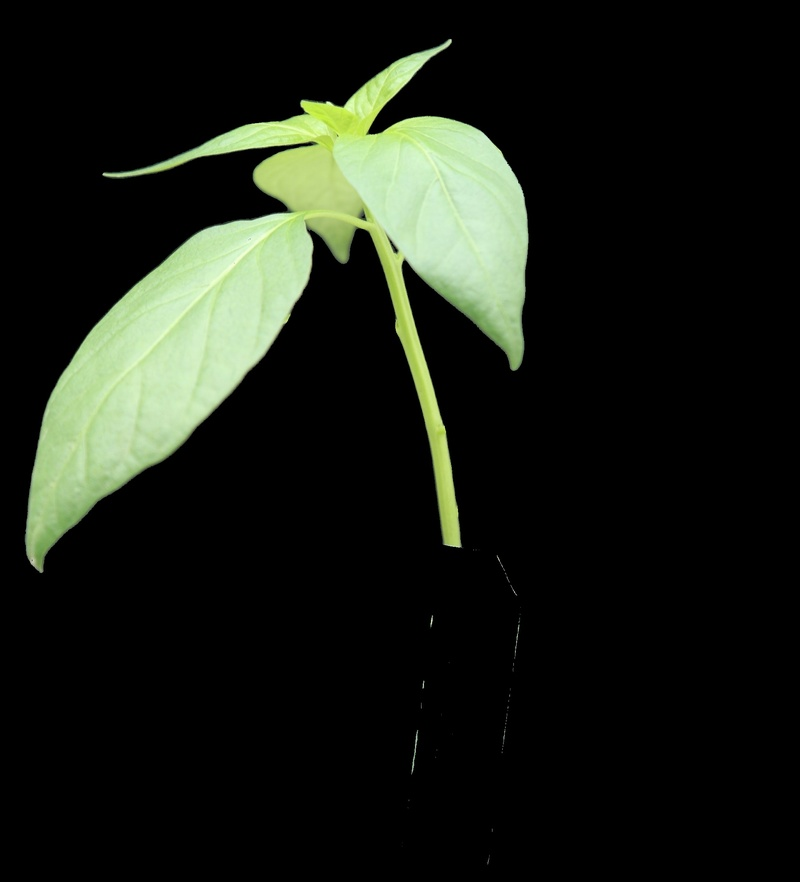
#> input picture segmented_images/test2.JPG, 800 x 882 px, shrunk from 1951 x 2150 before the run, found by its file name
$ jupyter execute metrics.ipynb
#> lines starting #> are read from the running program, lines starting #| are printed output that depends on the picture; after the words box and inside, x2 and y2 are one past the last pixel; in counts of white or black regions, pixels touching at a corner belong together
[cell 1]
import cv2
import numpy as np
import matplotlib.pyplot as plt

[cell 2]
def compute_leaf_metrics(segmented_image, mask):
    mask = (mask > 0).astype(np.uint8)
    leaf_pixels = cv2.bitwise_and(segmented_image, segmented_image, mask=mask)
    hsv = cv2.cvtColor(leaf_pixels, cv2.COLOR_BGR2HSV)

    total_leaf = np.count_nonzero(mask)

    # -------------------------
    # Healthy Green Coverage
    # -------------------------
    # lower_green = np.array([35, 40, 40])   # tighter range
    # upper_green = np.array([85, 255, 255])
    lower_green = np.array([40, 40, 40])   # H≈60°
    upper_green = np.array([90, 255, 255]) # H≈140°
    green_mask = cv2.inRange(hsv, lower_green, upper_green)

    hgc = np.count_nonzero(green_mask) / total_leaf * 100

    # -------------------------
    # Yellow + Brown Coverage
    # -------------------------
    # yellow
    lower_yellow = np.array([20, 40, 40])
    upper_yellow = np.array([35, 255, 255])
    yellow_mask = cv2.inRange(hsv, lower_yellow, upper_yellow)

    # brown (low V, mid hue)
    lower_brown = np.array([0, 30, 20])
    upper_brown = np.array([30, 255, 100])
    brown_mask = cv2.inRange(hsv, lower_brown, upper_brown)

    yb_mask = cv2.bitwise_or(yellow_mask, brown_mask)
    yb = np.count_nonzero(yb_mask) / total_leaf * 100

    # -------------------------
    # Damage %
    # -------------------------
    contours, _ = cv2.findContours(mask, cv2.RETR_EXTERNAL, cv2.CHAIN_APPROX_SIMPLE)
    leaf_area = sum([cv2.contourArea(c) for c in contours])
    hull = cv2.convexHull(np.vstack(contours))
    hull_area = cv2.contourArea(hull)
    dmg = (hull_area - leaf_area) / hull_area * 100
    hci = leaf_area / hull_area

    # -------------------------
    # Foreign Matter %
    # -------------------------
    foreign_mask = mask.copy()
    foreign_mask[green_mask > 0] = 0
    foreign_mask[yb_mask > 0] = 0
    fm = np.count_nonzero(foreign_mask) / total_leaf * 100

    return {
        "HGC%": round(hgc, 2),
        "YB%": round(yb, 2),
        "DMG%": round(dmg, 2),
        "HCI": round(hci, 2),
        "FM%": round(fm, 2)
    }

[cell 3]
def metric_to_grade(metrics):
    HGC = metrics['HGC%']
    YB  = metrics['YB%']
    DMG = metrics['DMG%']
    HCI = metrics['HCI']
    FM  = metrics['FM%']

    # Healthy Green Coverage (HGC%)
    if HGC >= 95:
        g_HGC = 0
    elif HGC >= 90:
        g_HGC = 1
    elif HGC >= 80:
        g_HGC = 2
    elif HGC >= 60:
        g_HGC = 3
    else:
        g_HGC = 4

    # Yellow/Brown Coverage (YB%)
    if YB <= 1:
        g_YB = 0
    elif YB <= 3:
        g_YB = 1
    elif YB <= 7:
        g_YB = 2
    elif YB <= 15:
        g_YB = 3
    else:
        g_YB = 4

    # Damage %
    if DMG <= 0.5:
        g_DMG = 0
    elif DMG <= 2:
        g_DMG = 1
    elif DMG <= 5:
        g_DMG = 2
    elif DMG <= 10:
        g_DMG = 3
    else:
        g_DMG = 4

    # Hull Convexity Index
    if HCI >= 0.97:
        g_HCI = 0
    elif HCI >= 0.95:
        g_HCI = 1
    elif HCI >= 0.92:
        g_HCI = 2
    elif HCI >= 0.88:
        g_HCI = 3
    else:
        g_HCI = 4

    # Foreign Matter %
    if FM <= 0.2:
        g_FM = 0
    elif FM <= 0.5:
        g_FM = 1
    elif FM <= 1.0:
        g_FM = 2
    elif FM <= 2.0:
        g_FM = 3
    else:
        g_FM = 4

    # Final grade = worst score (max now, since 0=best and 4=worst)
    print(f"g_HGC: {g_HGC}, g_YB: {g_YB}, g_DMG: {g_DMG}, g_HCI: {g_HCI}, g_FM: {g_FM}")
    final_grade = min(g_HGC, g_YB, g_DMG, g_HCI, g_FM)

    return final_grade

[cell 4]
seg_img = cv2.imread("segmented/test2.JPG")
#> seg_img is the input picture: shape (882, 800, 3); mean B, G, R 21.4, 29.7, 25.3
gray = cv2.cvtColor(seg_img, cv2.COLOR_BGR2GRAY)
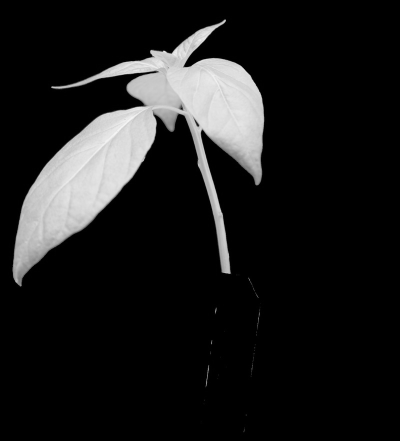
#> gray: shape (882, 800) (shown at 1/2 size); min 0, max 247, mean 27.4
_, mask = cv2.threshold(gray, 1, 255, cv2.THRESH_BINARY)
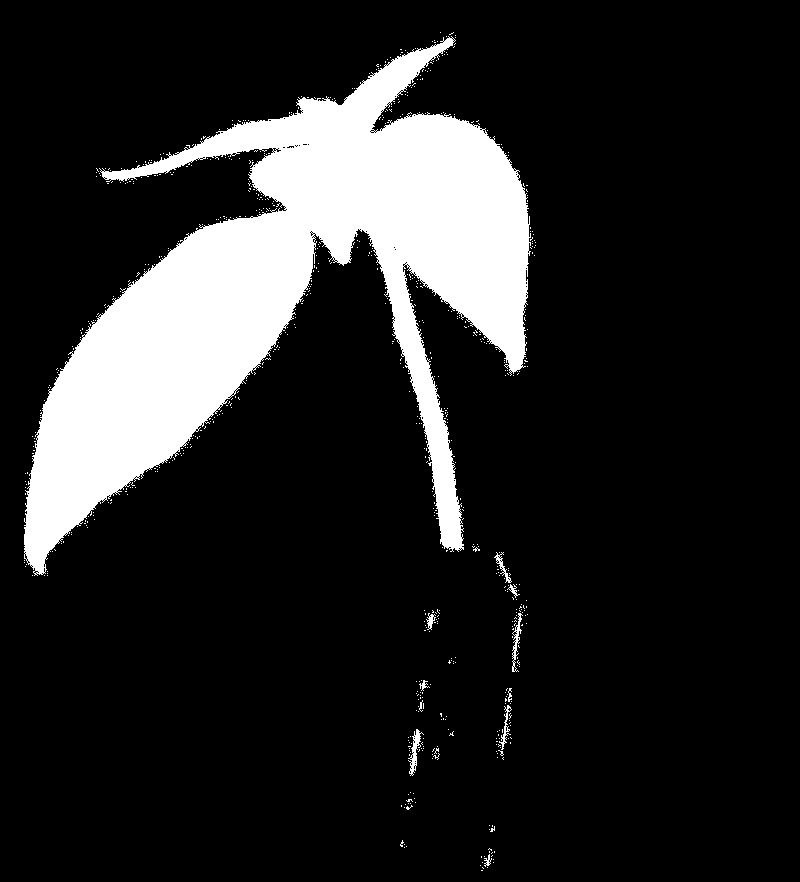
#> mask: shape (882, 800); 14.6% white; 685 white regions (674 under 20 px), largest, box (x1, y1, x2, y2) and area: (24, 36, 531, 576) 101080, (408, 729, 424, 776) 246, (512, 613, 523, 672) 197
plt.imshow(mask, cmap="gray")
plt.title("Leaf Mask")
plt.axis("off")
plt.show()

[cell 5]
metrics = compute_leaf_metrics(seg_img, mask)
#> in compute_leaf_metrics, `total_leaf = np.count_nonzero(mask)`: total_leaf = 103212
#> in compute_leaf_metrics, `green_mask = cv2.inRange(hsv, lower_green, upper_green)`:
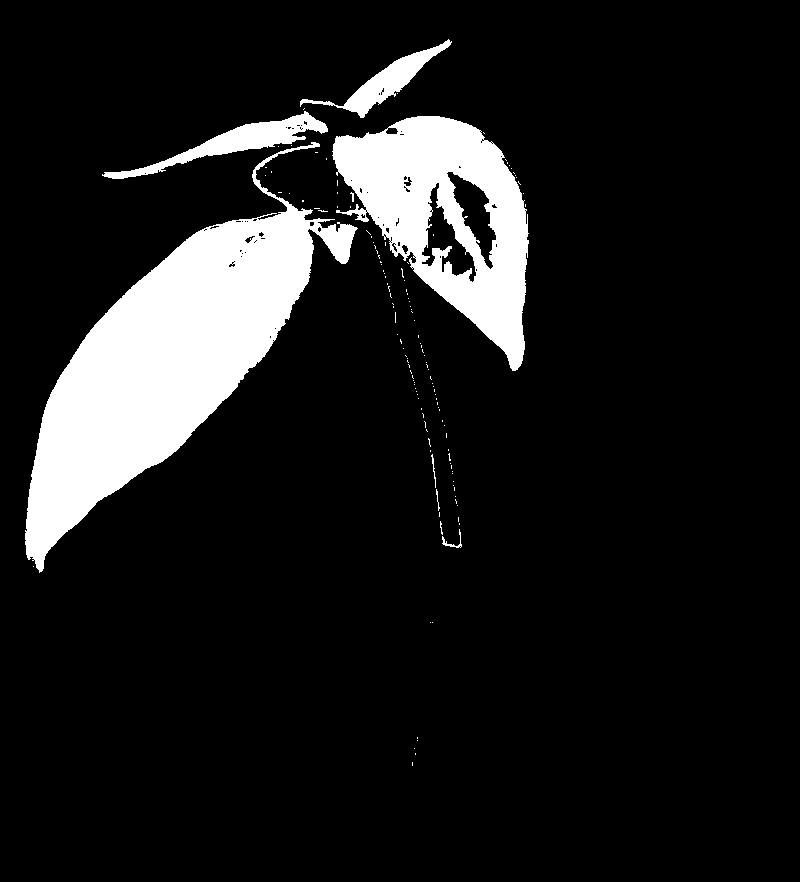
#> green_mask: shape (882, 800); 11.1% white; 133 white regions (125 under 20 px), largest, box (x1, y1, x2, y2) and area: (25, 142, 358, 573) 48046, (332, 116, 529, 371) 24016, (102, 111, 328, 179) 3434
#> in compute_leaf_metrics, `hgc = np.count_nonzero(green_mask) / total_leaf * 100`: hgc = 76.03
#> in compute_leaf_metrics, `yellow_mask = cv2.inRange(hsv, lower_yellow, upper_yellow)`:
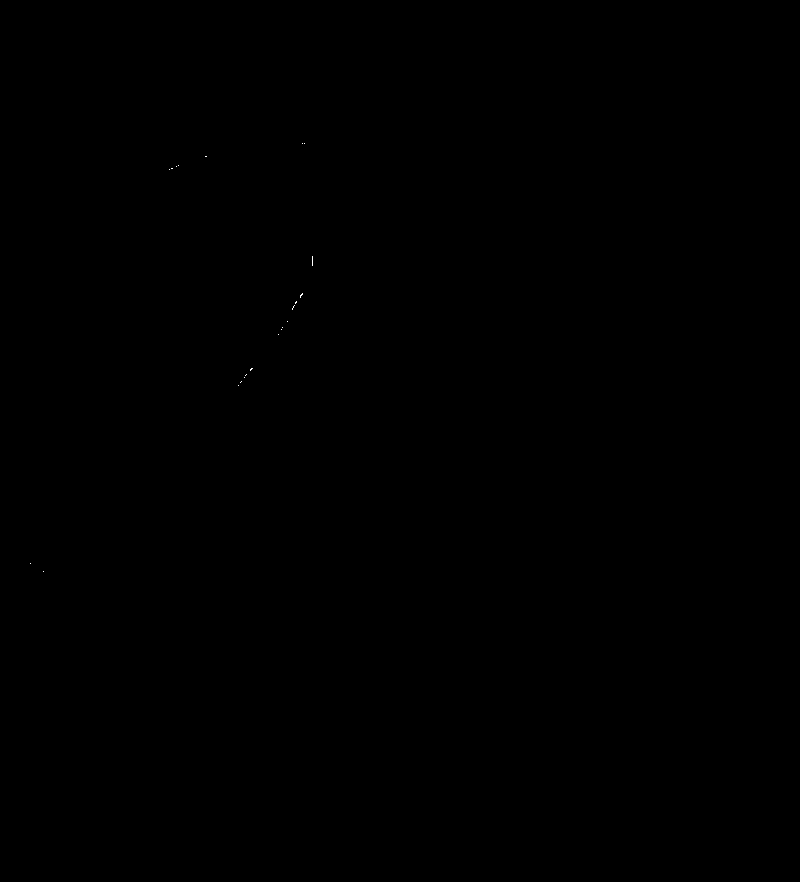
#> yellow_mask: shape (882, 800); 0.01% white in thin lines or dots, all inside (x1, y1, x2, y2) = (30, 143, 313, 572)
#> in compute_leaf_metrics, `yb = np.count_nonzero(yb_mask) / total_leaf * 100`: yb = 0.0543
#> in compute_leaf_metrics, `contours, _ = cv2.findContours(mask, cv2.RETR_EXTERNAL, cv2.CHAIN_APPR..`: contours = 685 contours, 676 with area under 20; largest, box (x1, y1, x2, y2) and area: (24, 36, 531, 576) 99366, (408, 729, 424, 776) 200, (512, 613, 523, 672) 148, (494, 552, 512, 583) 92, (499, 705, 512, 750) 84
#> in compute_leaf_metrics, `leaf_area = sum([cv2.contourArea(c) for c in contours])`: leaf_area = 100099.5
#> in compute_leaf_metrics, `hull = cv2.convexHull(np.vstack(contours))`: hull = contour of 22 points, box (x1, y1, x2, y2) (24, 32, 536, 871), area 306922
#> in compute_leaf_metrics, `hull_area = cv2.contourArea(hull)`: hull_area = 306921.5
#> in compute_leaf_metrics, `dmg = (hull_area - leaf_area) / hull_area * 100`: dmg = 67.39
#> in compute_leaf_metrics, `hci = leaf_area / hull_area`: hci = 0.326
#> in compute_leaf_metrics, `foreign_mask[green_mask > 0] = 0`:
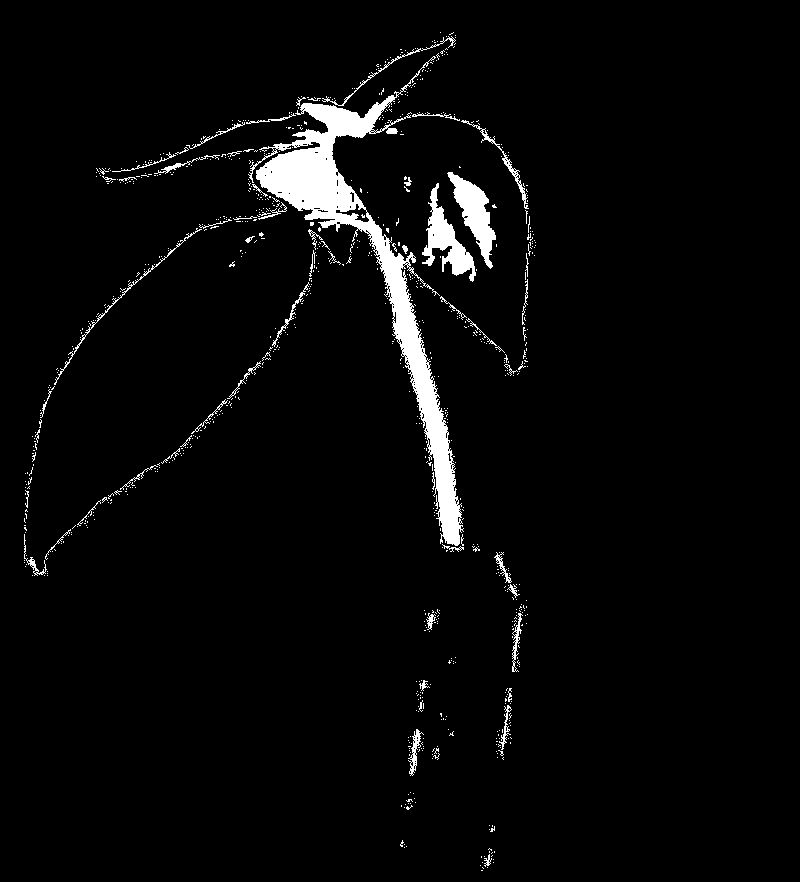
#> foreign_mask: shape (882, 800); values 0 (black) and 1 (white), 3.5% white; 841 white regions (784 under 20 px), largest, box (x1, y1, x2, y2) and area: (248, 56, 464, 546) 14713, (422, 183, 476, 282) 1827, (447, 172, 496, 269) 1823
#> in compute_leaf_metrics, `fm = np.count_nonzero(foreign_mask) / total_leaf * 100`: fm = 23.91
#> metrics = {'HGC%': 76.03, 'YB%': 0.05, 'DMG%': 67.39, 'HCI': 0.33, 'FM%': 23.91}
print(metrics)
#| {'HGC%': 76.03, 'YB%': 0.05, 'DMG%': 67.39, 'HCI': 0.33, 'FM%': 23.91}

[cell 6]
metric_to_grade(metrics)
#> in metric_to_grade, `HGC = metrics['HGC%']`: HGC = 76.03
#> in metric_to_grade, `YB  = metrics['YB%']`: YB = 0.05
#> in metric_to_grade, `DMG = metrics['DMG%']`: DMG = 67.39
#> in metric_to_grade, `HCI = metrics['HCI']`: HCI = 0.33
#> in metric_to_grade, `FM  = metrics['FM%']`: FM = 23.91
#> Out = 0

$ run again, with segmented_images/test1.JPG copied over segmented_images/test2.JPG
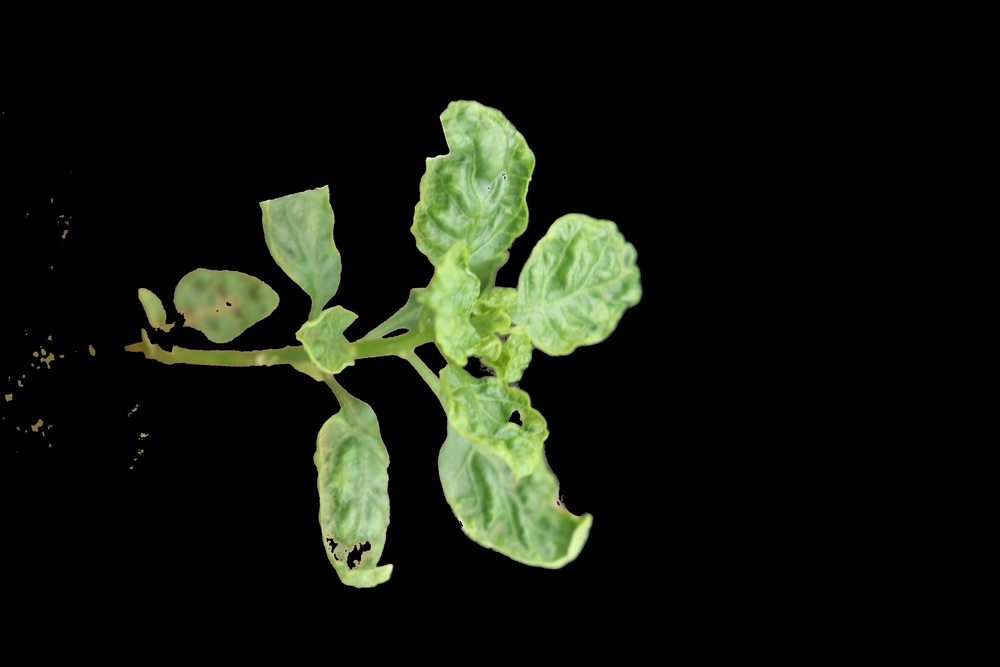
#> input picture segmented_images/test1.JPG, 1000 x 667 px, shrunk from 2976 x 1984 before the run, found by its file name
#> seg_img is the input picture: shape (667, 1000, 3); mean B, G, R 14.7, 24.6, 20.3
#> `_, mask = cv2.threshold(gray, 1, 255, cv2.THRESH_BINARY)`:
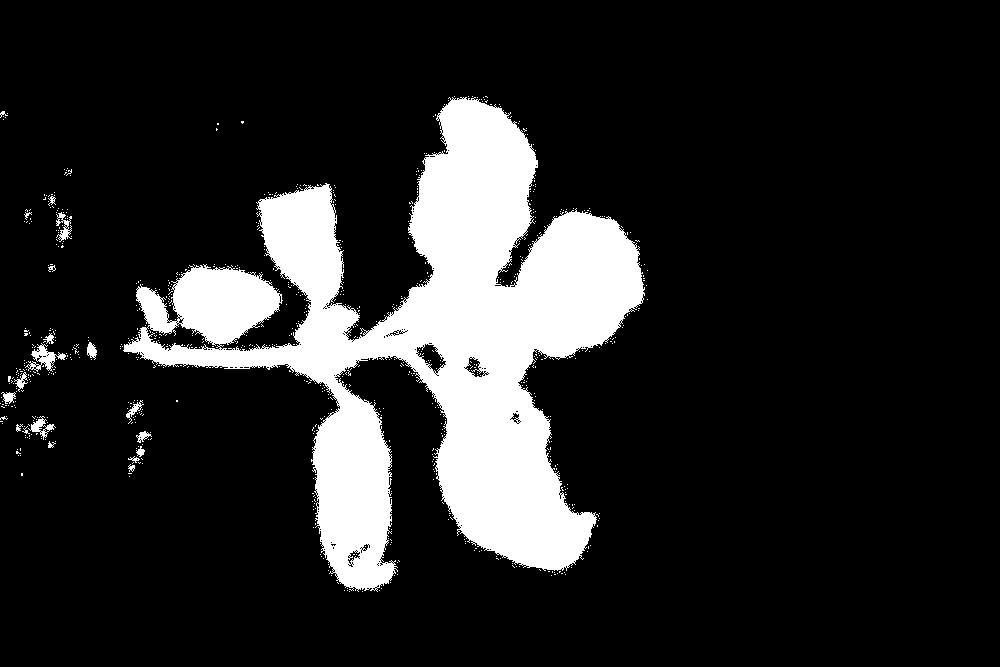
#> mask: shape (667, 1000); 15.1% white; 739 white regions (719 under 20 px), largest, box (x1, y1, x2, y2) and area: (123, 97, 645, 592) 97922, (25, 343, 66, 372) 424, (28, 416, 56, 440) 219
#> hsv: shape (667, 1000, 3); mean H, S, V 6.6, 17, 24.6
#> total_leaf = 100786
#> green_mask: shape (667, 1000); 11% white; 44 white regions (34 under 20 px), largest, box (x1, y1, x2, y2) and area: (357, 100, 643, 569) 54652, (322, 400, 390, 586) 8155, (261, 186, 341, 321) 6006
#> hgc = 73.13
#> yellow_mask: shape (667, 1000); 1.3% white; 191 white regions (154 under 20 px), largest, box (x1, y1, x2, y2) and area: (124, 328, 352, 412) 2750, (173, 268, 280, 344) 1783, (321, 530, 374, 572) 614
#> brown_mask: shape (667, 1000); 0.19% white in thin lines or dots, all inside (x1, y1, x2, y2) = (5, 185, 578, 573)
#> yb_mask: shape (667, 1000); 1.3% white; 196 white regions (154 under 20 px)
#> yb = 8.82
#> contours = 698 contours, 685 with area under 20; largest, box (x1, y1, x2, y2) and area: (123, 97, 645, 592) 97940, (25, 343, 66, 372) 384, (28, 416, 56, 440) 196, (56, 212, 72, 242) 160, (87, 342, 97, 360) 94
#> leaf_area = 99336.5
#> hull = contour of 21 points, box (x1, y1, x2, y2) (0, 96, 648, 592), area 271489
#> hull_area = 271489
#> dmg = 63.41
#> hci = 0.366
#> in compute_leaf_metrics, `foreign_mask[yb_mask > 0] = 0`:
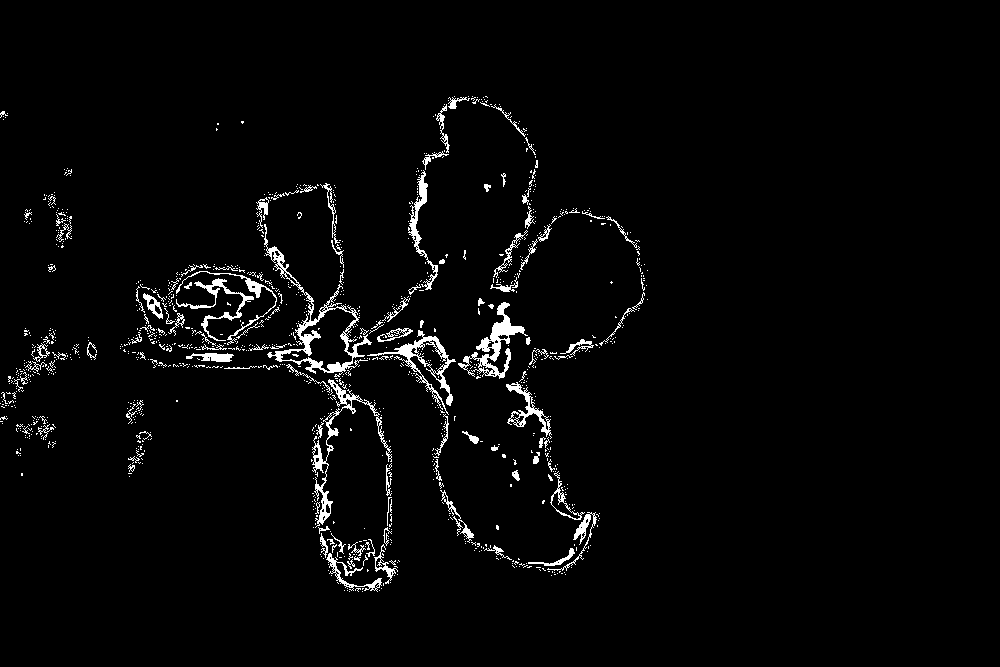
#> foreign_mask: shape (667, 1000); values 0 (black) and 1 (white), 2.7% white in thin lines or dots, all inside (x1, y1, x2, y2) = (0, 96, 648, 592)
#> fm = 18.06
#> metrics = {'HGC%': 73.13, 'YB%': 8.82, 'DMG%': 63.41, 'HCI': 0.37, 'FM%': 18.06}
#| {'HGC%': 73.13, 'YB%': 8.82, 'DMG%': 63.41, 'HCI': 0.37, 'FM%': 18.06}
#> HGC = 73.13
#> YB = 8.82
#> DMG = 63.41
#> HCI = 0.37
#> FM = 18.06
#> Out = 3
